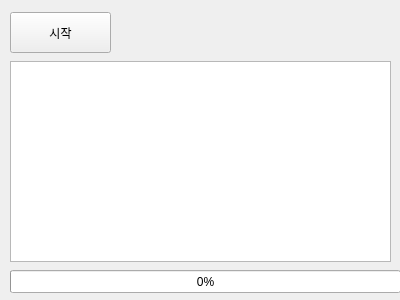
<?xml version="1.0" encoding="UTF-8"?>
<ui version="4.0">
 <class>Form</class>
 <widget class="QWidget" name="Form">
  <property name="geometry">
   <rect>
    <x>0</x>
    <y>0</y>
    <width>400</width>
    <height>300</height>
   </rect>
  </property>
  <property name="maximumSize">
   <size>
    <width>400</width>
    <height>300</height>
   </size>
  </property>
  <property name="windowTitle">
   <string>Form</string>
  </property>
  <widget class="QPushButton" name="btnStart">
   <property name="geometry">
    <rect>
     <x>10</x>
     <y>12</y>
     <width>101</width>
     <height>41</height>
    </rect>
   </property>
   <property name="text">
    <string>시작</string>
   </property>
  </widget>
  <widget class="QProgressBar" name="pgbTask">
   <property name="geometry">
    <rect>
     <x>10</x>
     <y>270</y>
     <width>391</width>
     <height>23</height>
    </rect>
   </property>
   <property name="value">
    <number>0</number>
   </property>
  </widget>
  <widget class="QTextBrowser" name="txbLog">
   <property name="geometry">
    <rect>
     <x>10</x>
     <y>61</y>
     <width>381</width>
     <height>201</height>
    </rect>
   </property>
  </widget>
 </widget>
 <resources/>
 <connections/>
</ui>
